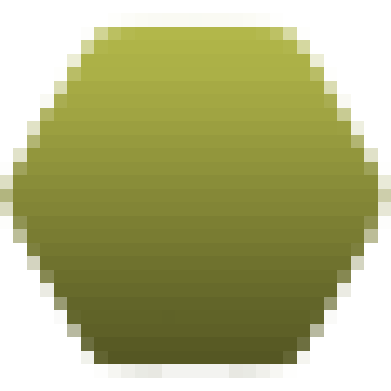
#> input picture Base_Image/void_civics_Corporate_big.png, 391 x 391 px, given as the content of the folder input_images, which was not available
$ python IMGresize.py
#> lines starting #> are read from the running program, lines starting #| are printed output that depends on the picture; pictures that were not available may be replaced by others from this repository, and a replacement may not be noted
from PIL import Image
import os

def resize_images(input_folder, output_folder, size, overlay_image_path):
    # 出力フォルダが存在しない場合は作成する
#> called with input_folder = 'input_images', output_folder = 'output_images', size = (45, 45), overlay_image_path = 'overlay_image.png'
    if not os.path.exists(output_folder):
        os.makedirs(output_folder)

    # 入力フォルダ内のファイルを走査
    for filename in os.listdir(input_folder):
        input_path = os.path.join(input_folder, filename)
        output_path = os.path.join(output_folder, filename)

        try:
            # 画像を開く
            with Image.open(input_path) as image:
                # 画像をリサイズする
#> image is the input picture: PIL image 391x391 RGBA; mean R, G, B, A 113.8, 116.3, 57.2, 166.5
                resized_image = image.resize(size)
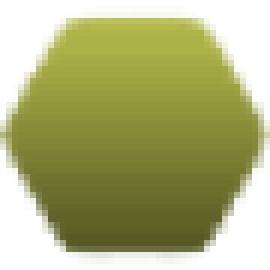
#> resized_image: PIL image 45x45 RGBA (shown 6 times larger); mean R, G, B, A 101, 103.9, 41.4, 166.4; transparent parts drawn white

                # オーバーレイ画像を開く
                with Image.open(overlay_image_path) as overlay_image:
                    # オーバーレイ画像をリサイズする
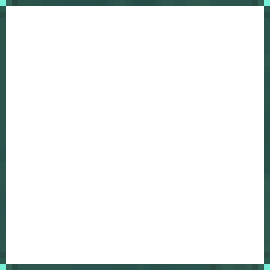
#> input picture Base_Image/overlay_image.png, 45 x 45 px, found by its file name (shown 6 times larger)
#> overlay_image is the input picture: PIL image 45x45 RGBA; mean R, G, B, A 236.7, 240.4, 239.6, 22.2
                    resized_overlay = overlay_image.resize(size)

                    # オーバーレイ画像を合成する
                    final_image = Image.alpha_composite(resized_image.convert('RGBA'), resized_overlay.convert('RGBA'))
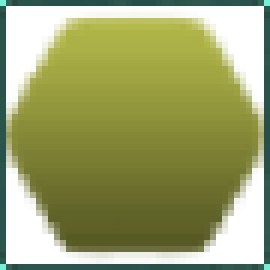
#> final_image: PIL image 45x45 RGBA (shown 6 times larger); mean R, G, B, A 103.9, 110.5, 47.9, 188.2; transparent parts drawn white

                    # リサイズ＆オーバーレイ画像を保存する
                    final_image.save(output_path)
        except Exception as e:
            print(f"Failed to process {filename}: {str(e)}")

# リサイズとオーバーレイを行う画像の入力フォルダと出力フォルダを指定
input_folder = "input_images"
output_folder = "output_images"

# リサイズ後のサイズを指定
resize_size = (45, 45)

# オーバーレイするイメージのパスを指定
overlay_image_path = "overlay_image.png"

# 画像をリサイズし、オーバーレイを行う
resize_images(input_folder, output_folder, resize_size, overlay_image_path)
